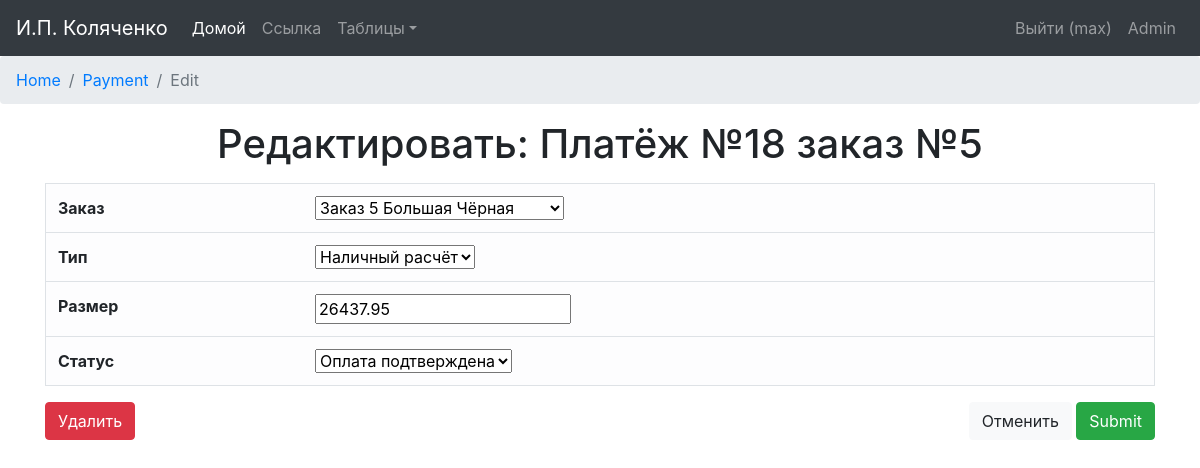
The page /payment/edit/18 (signed in) on the database its author committed.
### orders/models.py (models this page shows)
class Payment(models.Model):
    WAITING_FOR_PAYMENT = 'Ожидание'
    CONFIRMED = 'Подтверждена'
    CANCEL = 'Отмена'
    PAID_STATUSES = (
        (WAITING_FOR_PAYMENT, 'Ожидание оплаты'),
        (CONFIRMED, 'Оплата подтверждена'),
        (CANCEL, 'Оплата отменена'),
    )
    payment_order = models.ForeignKey('Order', related_name='payment_order')
    payment_type = models.ForeignKey(PaymentType)
    payment_amount = models.DecimalField('Размер платежа', max_digits=10, decimal_places=2, default=0,
                                         validators=[MinValueValidator(0, "Введите положительное число"),
                                                     DecimalValidator(10, 2)])
    payment_status = models.CharField('Статус платежа', max_length=12, choices=PAID_STATUSES,
                                      default=WAITING_FOR_PAYMENT)
    is_active = models.BooleanField('Активен', default=True)
    created = models.DateTimeField('Создан', auto_now_add=True, auto_now=False)
    updated = models.DateTimeField('Последнее обновление', auto_now_add=False, auto_now=True)
    def __str__(self):
        return "Платёж №%s заказ №%s" % (self.id, self.payment_order_id)
    class Meta:
        verbose_name = 'Платёж'
        verbose_name_plural = 'Платежи'
        ordering = ["-created"]

### orders/views.py (the view, shortened to what this page needs)
# urls.py: url(r'^payment/edit/(?P<payment_id>[\w-]+)$', views.payment_edit, name='payment_edit'),
@login_required
def payment_edit(request, payment_id):
    payment = Payment.objects.get(id=payment_id)
    form = PaymentForm(instance=payment)
    return render(request, "Payment/payment_edit.html", locals())

### orders/forms.py
class PaymentForm(ModelForm):
    payment_order = forms.ModelChoiceField(queryset=Order.objects.filter(is_active=True))
    payment_type = forms.ModelChoiceField(queryset=PaymentType.objects.filter(is_active=True))
    class Meta:
        model = Payment
        fields = ["payment_order", "payment_amount", "payment_type", "payment_status"]

### orders/context_processors.py (called while the page is built)
def getting_username(request):
    username = auth.get_user(request).username
    return locals()

### orders/models.py (called while the page is built)
    def __str__(self):
        return "%s" % self.type_name

    def __str__(self):
        return "Заказ %s %s" % (self.id, self.store.store_name)

### templates/Payment/payment_edit.html (shortened to what this page needs)
{% extends "base.html" %}
{% block content %}
    <nav aria-label="breadcrumb">
        <ol class="breadcrumb">
            <li class="breadcrumb-item"><a href="{% url "home_page" %}">Home</a></li>
            <li class="breadcrumb-item"><a href="{% url "payment_out" %}">Payment</a></li>
            <li class="breadcrumb-item active" aria-current="page">Edit</li>
        </ol>
    </nav>
    <div class="container">
        <h1>Редактировать: {{ payment }}</h1>
    </div>
    <div class="container">
        <form action="" method="post">
            <table class="table table-light border" align="center">
                <tr>
                    <th>Заказ</th>
                    <td>{{ form.payment_order }}</td>
                </tr>
                <tr>
                    <th>Тип</th>
                    <td>{{ form.payment_type }}</td>
                </tr>
                <tr>
                    <th>Размер</th>
                    <td>{{ form.payment_amount }}</td>
                </tr>
                <tr>
                    <th>Статус</th>
                    <td>{{ form.payment_status }}</td>
                </tr>
            </table>
            <div class="row">
                <div class="col"><a href="{% url "payment_delete" payment.id %}"><input type="button"
                                                                                          class="btn btn-danger"
                                                                                          value="Удалить"></a>
                </div>
                <div class="col" align="right"><a href="../../../payment"><input type="button"
                                                                                  class="btn btn-light"
                                                                                  value="Отменить"></a>
                    <a href="../../../payment"><input type="submit" class="btn btn-success"></a></div>
            </div>
        </form>
    </div>
{% endblock content %}

### templates/navbar.html (shortened to what this page needs)
{% load static %}
<nav class="navbar navbar-expand-lg navbar-dark bg-dark">
    <a class="navbar-brand" href="{% url "home_page" %}">И.П. Коляченко</a>
    <div class="collapse navbar-collapse" id="navbarsExample05">
        <ul class="navbar-nav mr-auto">
            <li class="nav-item active">
                <a class="nav-link" href="{% url "home_page" %}">Домой <span class="sr-only">(current)</span></a>
            </li>
            <li class="nav-item">
                <a class="nav-link" href="#">Ссылка</a>
            </li>
            <li class="nav-item dropdown">
                <a class="nav-link dropdown-toggle" href="http://example.com" id="dropdown05" data-toggle="dropdown"
                   aria-haspopup="true" aria-expanded="false">Таблицы</a>
            </li>
        </ul>
        <form class="form-inline my-2 my-md-0">
            <ul class="nav navbar-nav navbar-right">
                {% if username %}
                    <li class="nav-item nav-top-item">
                        <a class="nav-link nav-top-link" href="{% url "logout" %}">
                            Выйти ({{ username }})</a>
                    </li>
                    <li class="nav-item nav-top-item">
                        <a class="nav-link nav-top-link" href="admin/">
                            Admin</a>
                    </li>
                {% else %}
                    <li class="nav-item nav-top-item">
                        <a class="nav-link nav-top-link" href="{% url "login" %}">
                            <i class="fa fa-sign-in" aria-hidden="true"></i> Войти</a>
                    </li>
                {% endif %}
            </ul>
        </form>
    </div>
</nav>

### static/static_dev/css/base.css (style rules this page uses)
html, body { height: 100%; max-height: 100%; }
h1 { margin-top: 15px; margin-bottom: 15px; text-align: center; }

### rows shown on the page
Payment: id+payment_order "Платёж №18 заказ №5", payment_order "Заказ 5 Большая Чёрная", payment_type "Наличный расчёт", payment_amount "26437.95", payment_status "Оплата подтверждена"

### other values the page prints
{{ username }} "max"
